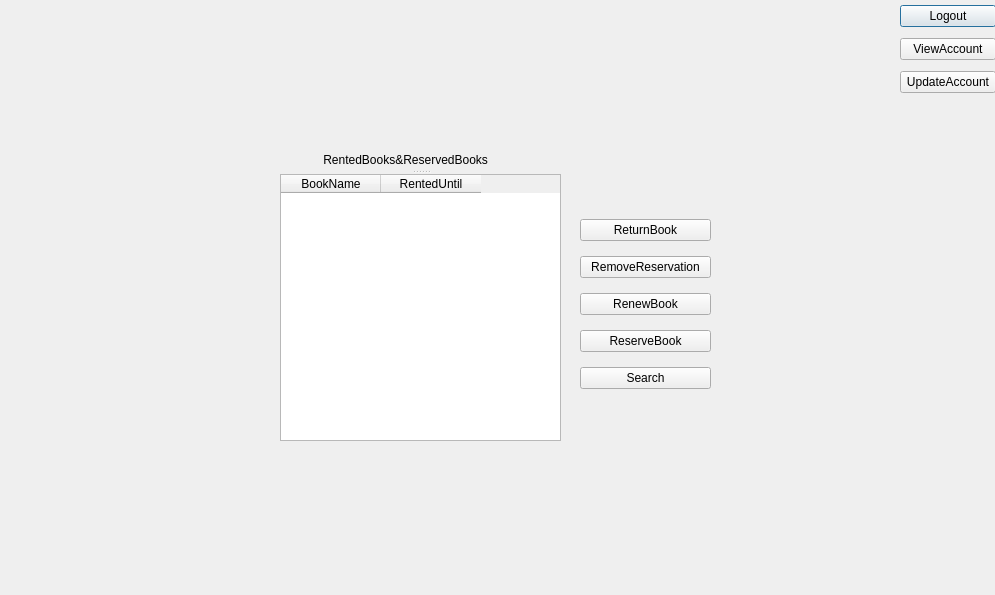
<?xml version="1.0" encoding="UTF-8"?>
<ui version="4.0">
 <class>Window_Member</class>
 <widget class="QDialog" name="Window_Member">
  <property name="geometry">
   <rect>
    <x>0</x>
    <y>0</y>
    <width>995</width>
    <height>595</height>
   </rect>
  </property>
  <property name="windowTitle">
   <string>Dialog</string>
  </property>
  <widget class="QSplitter" name="splitter">
   <property name="geometry">
    <rect>
     <x>280</x>
     <y>150</y>
     <width>281</width>
     <height>291</height>
    </rect>
   </property>
   <property name="orientation">
    <enum>Qt::Vertical</enum>
   </property>
   <widget class="QLabel" name="label_RentedBooks">
    <property name="text">
     <string>             RentedBooks&amp;ReservedBooks</string>
    </property>
   </widget>
   <widget class="QTableWidget" name="tableWidget_RentedBooks">
    <column>
     <property name="text">
      <string>BookName</string>
     </property>
    </column>
    <column>
     <property name="text">
      <string>RentedUntil</string>
     </property>
    </column>
   </widget>
  </widget>
  <widget class="QWidget" name="layoutWidget">
   <property name="geometry">
    <rect>
     <x>900</x>
     <y>0</y>
     <width>96</width>
     <height>100</height>
    </rect>
   </property>
   <layout class="QVBoxLayout" name="verticalLayout_2">
    <item>
     <widget class="QPushButton" name="pushButton_Logout">
      <property name="text">
       <string>Logout</string>
      </property>
     </widget>
    </item>
    <item>
     <widget class="QPushButton" name="pushButton_ViewAccount">
      <property name="text">
       <string>ViewAccount</string>
      </property>
     </widget>
    </item>
    <item>
     <widget class="QPushButton" name="pushButton_UpdateAccount">
      <property name="text">
       <string>UpdateAccount</string>
      </property>
     </widget>
    </item>
   </layout>
  </widget>
  <widget class="QWidget" name="">
   <property name="geometry">
    <rect>
     <x>580</x>
     <y>210</y>
     <width>131</width>
     <height>191</height>
    </rect>
   </property>
   <layout class="QVBoxLayout" name="verticalLayout">
    <item>
     <widget class="QPushButton" name="pushButton_ReturnBook">
      <property name="text">
       <string>ReturnBook</string>
      </property>
     </widget>
    </item>
    <item>
     <widget class="QPushButton" name="pushButton_RemoveReservation">
      <property name="text">
       <string>RemoveReservation</string>
      </property>
     </widget>
    </item>
    <item>
     <widget class="QPushButton" name="pushButton_RenewBook">
      <property name="text">
       <string>RenewBook</string>
      </property>
     </widget>
    </item>
    <item>
     <widget class="QPushButton" name="pushButton_ReserveBook">
      <property name="text">
       <string>ReserveBook</string>
      </property>
     </widget>
    </item>
    <item>
     <widget class="QPushButton" name="pushButton_Search">
      <property name="text">
       <string>Search</string>
      </property>
     </widget>
    </item>
   </layout>
  </widget>
 </widget>
 <resources/>
 <connections/>
</ui>
